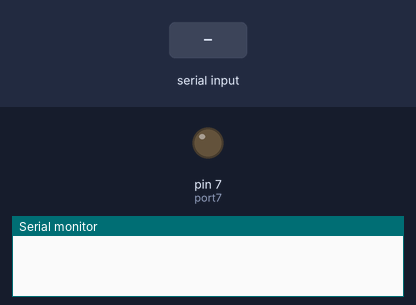
A sketch run on a simulated Arduino Uno, built with avr-gcc and run on an emulated ATmega328P. Parts: output pins drawn as LEDs (lit = HIGH), the last lines printed to the serial monitor. The test bench sets the inputs (shaded band).

Above: at 1.2 s.
1.3 s: "1" received over Serial
At 2.5 s:
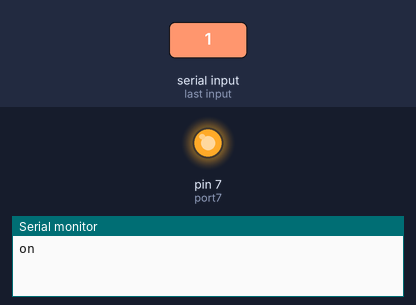
2.8 s: "a" received over Serial
At 3.7 s:
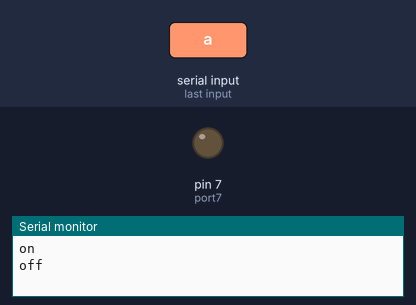
Timing chart, 0 to 5.8 s (numbered marks = the images above; inputs shaded):
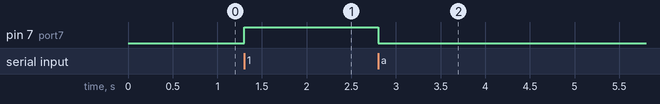

Measured:
- after the input at 1.3 s, pin 7 (port7): LOW → HIGH at once
- after the input at 2.8 s, pin 7 (port7): HIGH → LOW at once

The sketch:

bluetooth.ino
```cpp
//int port8= 8;
int port7 = 7;
char state;
void setup() {
  // put your setup code here, to run once:

  Serial.begin(9600);
  //pinMode(port8, OUTPUT);
  pinMode(port7, OUTPUT);
  //digitalWrite(port8,LOW);
  digitalWrite(port7, LOW);
}

void loop() {
  if (
    Serial.available() > 0) {

    state = Serial.read();
    delay(2);
    if(state=='1'){
      digitalWrite(port7, HIGH);
      Serial.println("on");}
    if(state=='a'){
         digitalWrite(port7, LOW);
      Serial.println("off");}
  }

}
```
